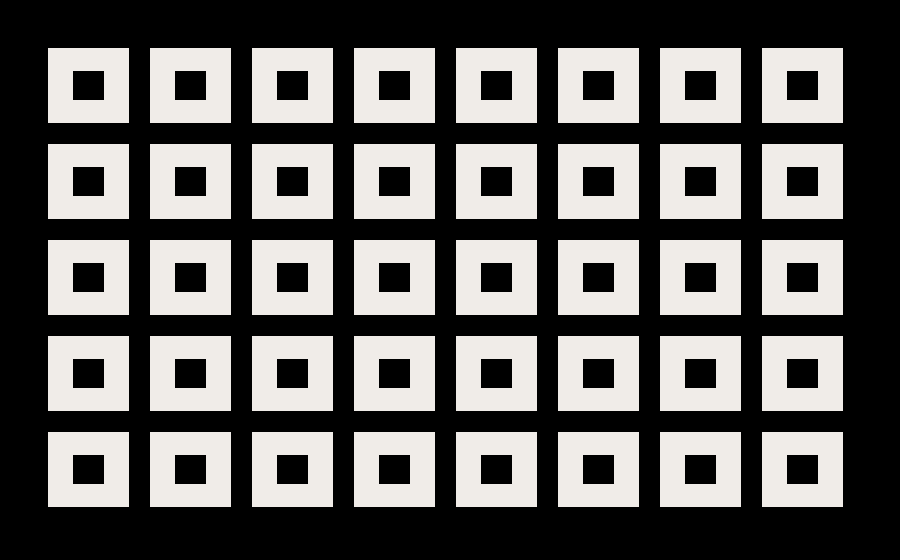
#> input picture digitizer/testdata/black_ground_holes.png, 900 x 560 px
$ python -i reader.py   (imports and definitions only)
#> lines starting #> are read from the running program, lines starting #| are printed output that depends on the picture; after the words box and inside, x2 and y2 are one past the last pixel; in counts of white or black regions, pixels touching at a corner belong together
#> further down, picture is the input picture: shape (560, 900, 3); mean B, G, R 95.3, 96.9, 98.6
"""Read the sew-out gate card back off a PHOTO — the probe behind closed-loop
sew-out calibration (docs/sewout-calibration-brief-2026-09-30.md).

## What this is

`tools/sewout_card.py` builds ONE hooping whose blocks vary exactly the
constants ROADMAP gate 1 says only cloth can settle: lock length, fill row
spacing, satin column width, travel step, small-text tier, seam underlap.
Today the answers come back as Kent's eyes on the fabric and a paper key.
This tool asks whether a phone photo of that same card can be turned into
NUMBERS — how far each satin bar pulled in, how much cloth shows through each
fill square, whether a seam opened, whether the small words still read — so
that a customer's own machine, fabric and stabilizer could write a fabric
profile instead of Kent hand-tuning a constant for everyone.

The measurement is DIFFERENTIAL, and that is the whole design. A thread
render and a photo disagree on what "the edge of a bar" is by a filament
width, by anti-aliasing, by how the cloth lights. So the reader never
compares a photo against nominal millimetres. It runs the SAME code on the
engine's own render of the card (`stitchviz.render_design`) and on the
photo, and reports the difference. Everything that biases both alike
cancels; what remains is what the cloth did.

## Method

 1. **Register.** Map the photo onto the card's plan frame (mm, y-down,
    origin at the sewn bounding box's top-left) at `READ_PX_PER_MM`. Three
    ways in, each honest about what it needs:
      * `corners=` — four pixel positions of the sewn bbox's corners (TL, TR,
        BR, BL). The oracle path: what a fiducial or a human click gives.
      * `auto` — threshold thread from fabric over the whole photo, take the
        ink's minimum-area rectangle as a first guess, then refine the
        homography with ECC (`cv2.findTransformECC`) against the plan's own
        rendered ink mask. Needs no marks on the card; absorbs any GLOBAL
        shrink into the registration, so it can only see local distortion.
      * fiducials — when the card carries four corner marks
        (`with_fiducials`, proposed, not sewn yet), their centroids map
        straight onto the plan and registration needs no artwork at all.
 2. **Segment thread from cloth** per feature: CIE76 distance from the
    fabric colour (the median of a ring just outside the feature's nominal
    box), Otsu-thresholded over the feature's ROI. No colour constant.
 3. **Measure.** A bar or square's sewn HEIGHT is the median per-column ink
    extent over the middle 80% of its columns; its WIDTH the same by rows.
    Coverage is the ink fraction inside the measured box eroded by half a
    thread. A seam pair's GAP is the median bare-cloth run crossing the
    seam line. A word gets its box, its coverage and, when tesseract is
    installed, what OCR reads on the photo against what it reads on the
    render (`digitizer_core.legibility` does the same for the review).
 4. **Compare** photo readings to render readings, feature by feature, and
    draft a fabric-profile delta from them: mean satin pull-in, mean fill
    coverage deficit, seam opening per underlap rung. The draft is a
    REPORT. Nothing here writes a constant — gate 1 is untouched.

## Calibration before cloth

No photo of a sewn card exists yet (`docs/sewout-card-2026-07-31.md`). So
`simulate_photo` fakes one: it applies KNOWN per-feature distortions to the
card design (a bar pulled in 0.3 mm across, pushed 0.4 mm along; a square
narrowed; a seam opened), renders it as thread on textured cloth, warps it
through a perspective, down-samples to phone resolution, blurs, adds sensor
noise and a JPEG round trip — then the reader must recover the distortions
it was given. `tests/test_sewout_reader.py` asserts it does, at TWO
different distortion sets, because recovering one value proves nothing (the
discipline `test_fill_pitch.py` set). What the simulator cannot fake, and
says so: thread thinning on real cloth, nap, puckering, a hoop's own
stretch. Those wait on Kent's photographs, which this tool is built to take.

In the package since 2026-09-30: the service's `/calibration/read` runs
this on a customer's photo (`calibration.profile`), and the package never
imports a tool. `tools/sewout_reader.py` is the command line — the same
functions plus `--simulate`, which fakes a photo and scores the reader.

Usage (from digitizer/):
    .venv/bin/python tools/sewout_reader.py --simulate [--px-per-mm 12] [--out DIR]
    .venv/bin/python tools/sewout_reader.py --photo card.jpg [--corners x,y x,y x,y x,y]
        [--design debug_out/sewout/EMBBOT_SEWOUT_CARD.design.json] [--json out.json]
"""
from __future__ import annotations

import copy
import math
import shutil
from dataclasses import asdict, dataclass

import cv2
import numpy as np

from .. import stitchviz
from ..stitchviz import UNITS_PER_MM, render_design

# The plan-frame raster every measurement is taken on. 20 px/mm is where
# `stitchviz.coverage` measures too: a 0.4 mm filament lands on 8 px, so a
# half-pixel edge is 0.025 mm and rounding cannot masquerade as pull.
READ_PX_PER_MM = 20.0
READ_PAD_MM = 3.0

# How far outside a feature's nominal box its ROI reaches, and the ring the
# fabric colour is read from. 1.5 mm is under half the tightest gap between
# neighbouring features on the card (satin bars: 5 mm apart), so a ROI never
# takes in a neighbour's thread.
ROI_MARGIN_MM = 1.5
FABRIC_RING_MM = (0.7, 1.5)

# The per-column extent is read over the middle of a bar, never its ends —
# a satin's end is where push shows and where the tie sits, and neither is
# the column's width.
INTERIOR_FRAC = 0.8

# An Otsu split narrower than this in Lab distance is noise, not thread.
MIN_INK_SEPARATION = 10.0

# Feature roles, from the card's shape ids (tools/sewout_card.py). The words
# of block "5 TEXT" carry pipeline ids, so they are found by position.
BAR_PREFIXES = ("lock-", "satin-")
SQUARE_PREFIXES = ("fill-",)
SEAM_PREFIX = "seam-"
PATH_PREFIXES = ("straight-", "curve-")
WORD_GAP_MM = 3.0

FIDUCIAL_MM = 2.5
FIDUCIAL_GAP_MM = 1.0


# --- the card's layout, from its own design JSON -----------------------------

@dataclass
class Feature:
    name: str
    role: str                       # bar | square | seam | path | word
    block: int
    bbox_mm: tuple[float, float, float, float]   # plan frame: x0, y0, x1, y1
    shapes: tuple[str, ...] = ()


# [8 lines left out: function _frame, not called in this run]


def _to_plan(design: dict, x_units: float, y_units: float) -> tuple[float, float]:
    x0, y1, _, _ = _frame(design)
    return (x_units - x0) / UNITS_PER_MM, (y1 - y_units) / UNITS_PER_MM


# [85 lines left out: functions _span_bbox, features_from_design, not called in this run]


# A phone photo can be 12 megapixels; nothing here needs more than the read
# raster's 20 px/mm over a ~130 mm card. Bounding the long side keeps the
# Lab conversion and ECC affordable and changes no reading: every
# measurement happens on the rectified raster, not on the photo's pixels.
PHOTO_MAX_SIDE = 3000


# [19 lines left out: functions prepare_photo, plan_corners_px, not called in this run]


def _order_corners(pts: np.ndarray) -> np.ndarray:
    """TL, TR, BR, BL of four points, by the usual sum/diff rule."""
    pts = np.asarray(pts, np.float32).reshape(4, 2)
    s = pts.sum(axis=1)
    d = pts[:, 0] - pts[:, 1]
    return np.array([pts[np.argmin(s)], pts[np.argmax(d)],
                     pts[np.argmax(s)], pts[np.argmin(d)]], np.float32)


def ink_mask(img_bgr: np.ndarray, fabric_lab: np.ndarray | None = None
             ) -> tuple[np.ndarray, float]:
    """Thread-vs-cloth over a whole image: distance from the fabric colour
    (the median of the image border when not given), Otsu split. Returns the
    mask and the separation the split found (0 when it found nothing)."""
    lab = cv2.cvtColor(img_bgr, cv2.COLOR_BGR2LAB).astype(np.float32)
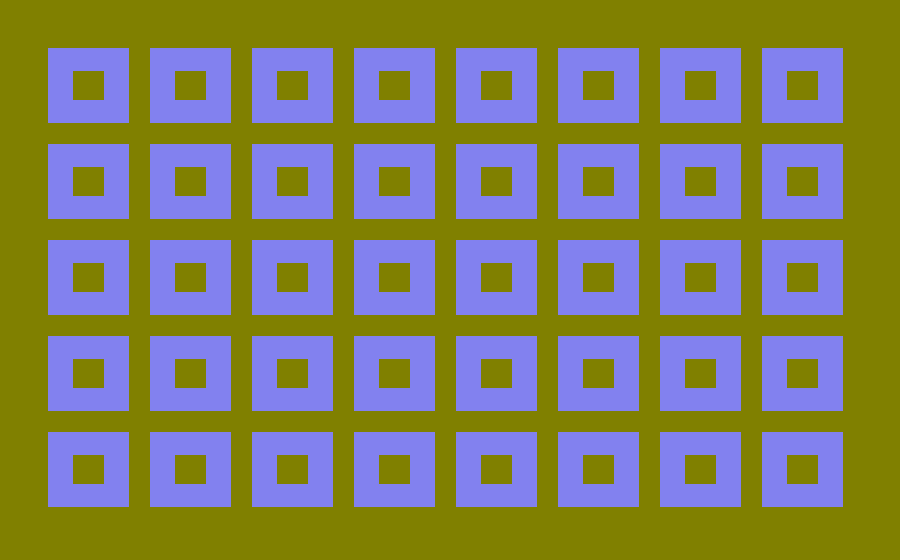
#> lab: shape (560, 900, 3) float32; mean B, G, R 98.5, 128.1, 128.4
    if fabric_lab is None:
        h, w = lab.shape[:2]
#> h = 560; w = 900
        m = max(2, min(h, w) // 40)
#> m = 14
        ring = np.concatenate([lab[:m].reshape(-1, 3), lab[-m:].reshape(-1, 3),
                               lab[:, :m].reshape(-1, 3), lab[:, -m:].reshape(-1, 3)])
        fabric_lab = np.median(ring, axis=0)
#> fabric_lab = [0, 128, 128]
    de = np.linalg.norm(lab - fabric_lab[None, None, :], axis=2)
#> de: shape (560, 900) float32; values 0 (black) and 239 (white), 41.1% white; 40 white regions, largest, box (x1, y1, x2, y2) and area: (48, 48, 129, 123) 5176, (150, 48, 231, 123) 5176, (252, 48, 333, 123) 5176
    de8 = np.clip(de, 0, 255).astype(np.uint8)
    t, _ = cv2.threshold(de8, 0, 255, cv2.THRESH_BINARY + cv2.THRESH_OTSU)
#> t = 0
    mask = de > t
    ink_med = float(np.median(de[mask])) if mask.any() else 0.0
#> ink_med = 239
    return mask, ink_med


def auto_corners(img_bgr: np.ndarray) -> np.ndarray:
    """The ink's minimum-area rectangle, as TL/TR/BR/BL. A first guess: under
    perspective the sewn bbox is not a rectangle, and the card's own ink does
    not reach its top-right corner, so this is coarse by construction."""
    mask, sep = ink_mask(img_bgr)
#> sep = 239
    if sep < MIN_INK_SEPARATION:
        raise ValueError("no thread found against the fabric")
    m8 = mask.astype(np.uint8)
    m8 = cv2.morphologyEx(m8, cv2.MORPH_OPEN, np.ones((3, 3), np.uint8))
    n, lab, stats, _ = cv2.connectedComponentsWithStats(m8, connectivity=8)
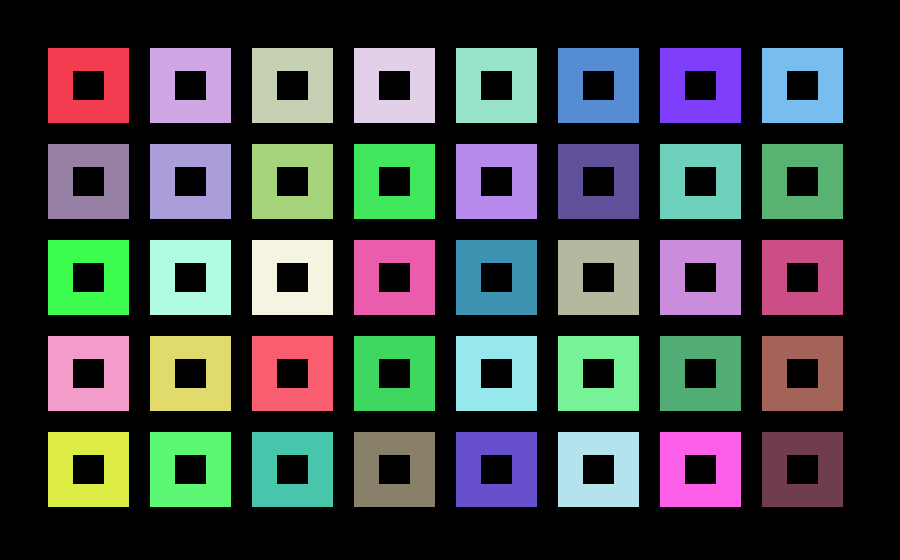
#> lab: shape (560, 900) int32; 41 distinct labels, from 0 to 40; one colour per label, 0 black
#> n = 41; stats = 41 rows, first 6: [0, 0, 900, 560, 296960], [48, 48, 81, 75, 5176], [150, 48, 81, 75, 5176], [252, 48, 81, 75, 5176], [354, 48, 81, 75, 5176], [456, 48, 81, 75, 5176]
    if n <= 1:
        raise ValueError("no thread found against the fabric")
    # Drop specks: anything under 0.2% of the largest component.
    areas = stats[1:, cv2.CC_STAT_AREA]
#> areas = 40 values from 5176 to 5176
    keep = np.where(areas >= max(4, 0.002 * areas.max()))[0] + 1
#> keep = 40 values from 1 to 40
    pts = np.column_stack(np.where(np.isin(lab, keep)))[:, ::-1].astype(np.float32)
#> pts = 207040 pairs, first value 48 to 842, second value 48 to 506
    rect = cv2.minAreaRect(pts)
#> rect = ((445, 277), (458, 794), -90)
    return _order_corners(cv2.boxPoints(rect))
#> in _order_corners, `pts = np.asarray(pts, np.float32).reshape(4, 2)`: pts = [[842, 506], [48, 506], [48, 48], [842, 48]]
#> in _order_corners, `s = pts.sum(axis=1)`: s = [1348, 554, 96, 890]
#> in _order_corners, `d = pts[:, 0] - pts[:, 1]`: d = [336, -458, 0, 794]


# [103 lines left out: functions fiducial_points, rectify, plan_ink_template, refine_with_ecc, not called in this run]


# --- measurement -----------------------------------------------------------

@dataclass
class Reading:
    name: str
    role: str
    nominal_w_mm: float
    nominal_h_mm: float
    width_mm: float | None = None      # sewn extent along x (median by row)
    height_mm: float | None = None     # sewn extent along y (median by column)
    coverage: float | None = None      # ink fraction inside the eroded sewn box
    gap_mm: float | None = None        # seam pairs only
    ocr: str | None = None             # words only, when tesseract exists
    ink_separation: float = 0.0        # Lab distance thread vs cloth the split found
    note: str = ""


# [10 lines left out: function _roi, not called in this run]


@dataclass
class _Seg:
    """A feature's thread-vs-cloth split: the mask, the Lab distance map it
    was cut from and the threshold, so an edge can be placed BETWEEN pixels."""
    mask: np.ndarray
    de: np.ndarray
    t: float
    origin: tuple[int, int]
    separation: float


# [265 lines left out: functions _feature_mask, _segment, _crossing, _extent, _box_of, measure_feature and 6 more, not called in this run]


# --- simulation: a fake phone photo with KNOWN distortions ------------------

@dataclass
class Distortion:
    shape: str                 # a shape id, exactly — or a prefix ending in "*"
    dx_mm: float = 0.0         # change in the feature's sewn WIDTH (x extent)
    dy_mm: float = 0.0         # change in its sewn HEIGHT (y extent)
    block: int | None = None

    # [150 lines left out: functions matches, distort, with_fiducials, _pique, simulate_photo, overlay, not called in this run]

>>> import cv2
>>> picture = cv2.imread('../../testdata/black_ground_holes.png')
>>> result = auto_corners(picture)
#> result = [[48, 48], [842, 48], [842, 506], [48, 506]]
